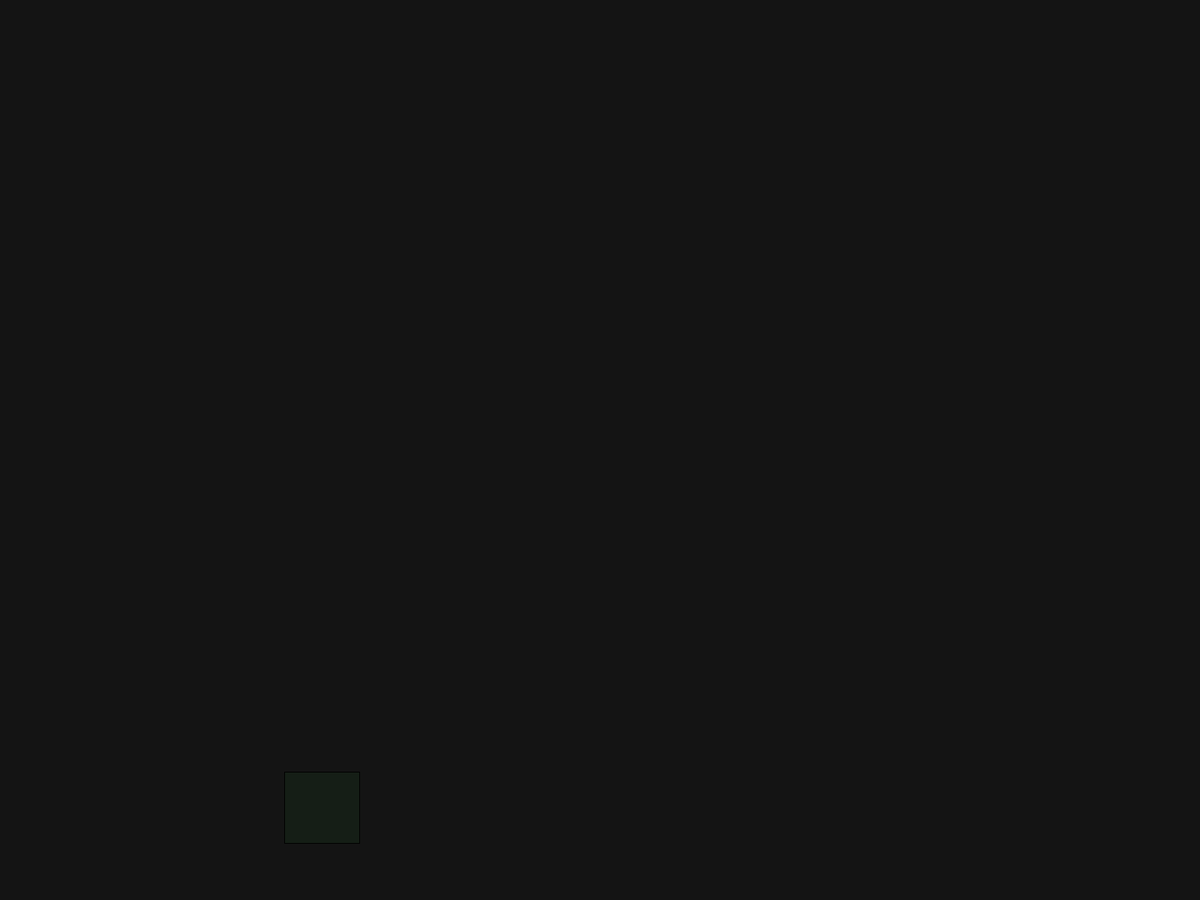
Frame 1 (no input)
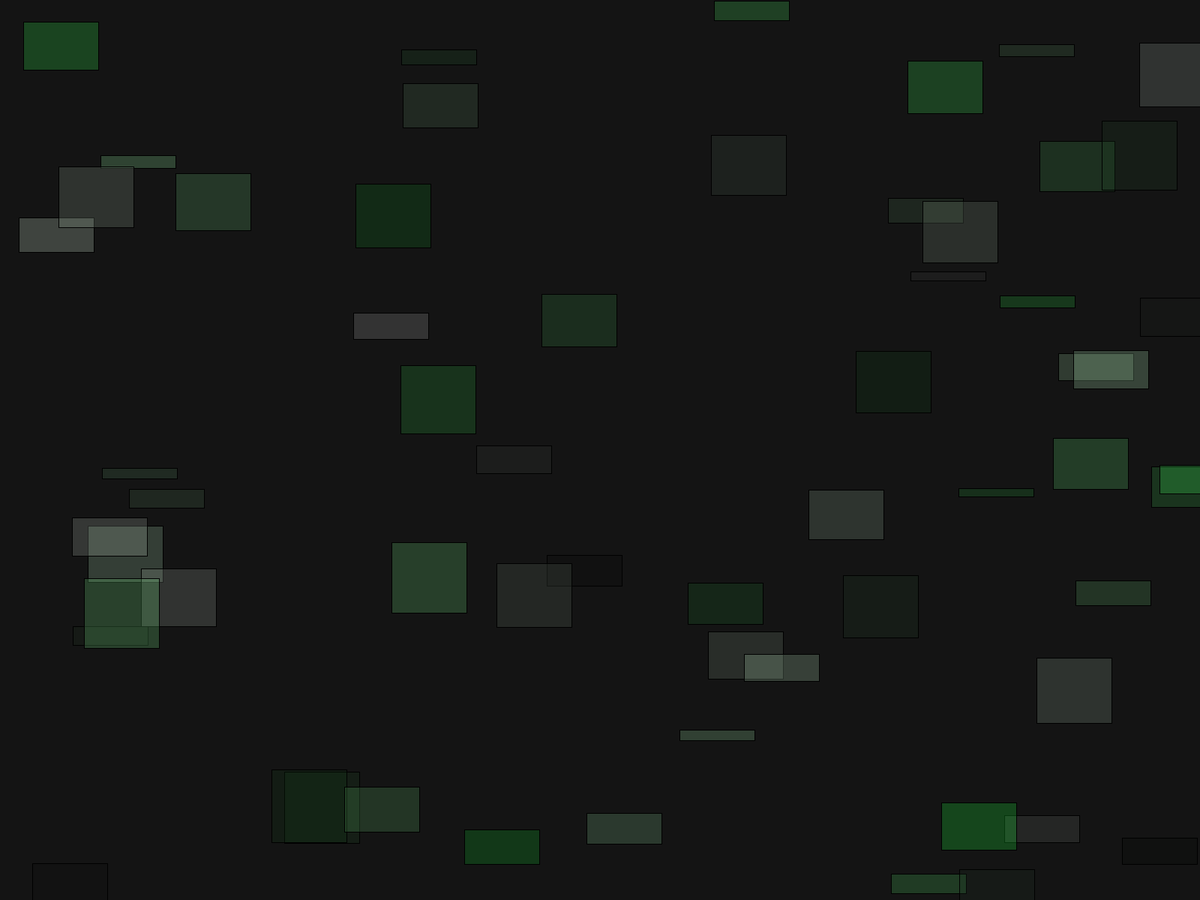
Frame 60 (the mouse pressed at the canvas centre just before this capture)
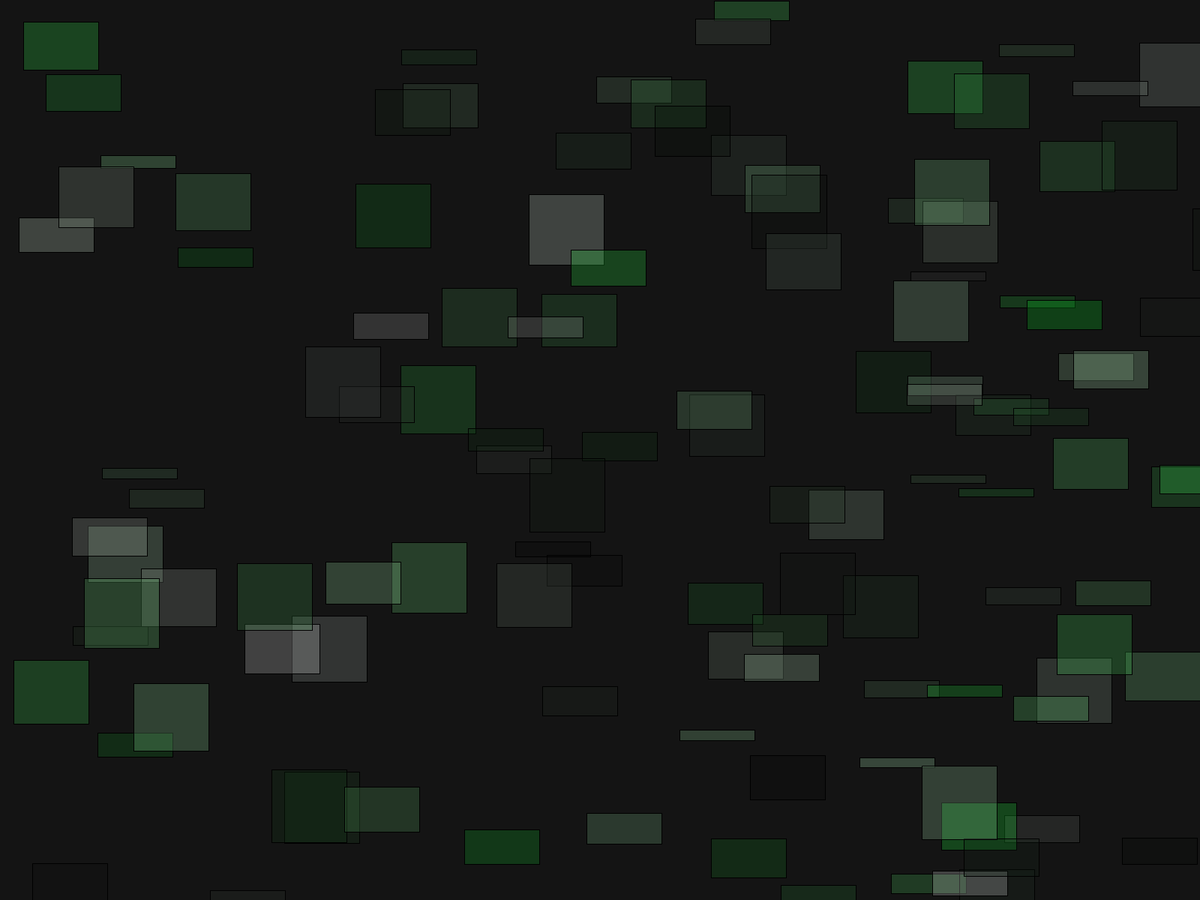
Frame 120 (the mouse held since frame 60 and released just before this capture)

The Processing sketch that drew these frames (run headless with seeded random() and noise(); from frame 60 on, the mouse is pressed at the canvas centre):

// Processing sketch: exo_4
// ── exo_4.pde
void setup() {
fullScreen();
background(20, 20, 20);
colorMode(HSB,360,100,100,255);
}
void draw() {
float teinte=129;
float sat=random(0,100);
float lum=random(0,100);
float alpha = 55;
stroke(0, 0, 0);
fill(teinte, sat, lum,alpha);
float largeurRect=100;
float hauteurRect=random(10, 100);
float xRect=random(0,width);
float yRect=random(0,height);
rect(xRect, yRect, largeurRect, hauteurRect);
frameRate(4);
save("tp0_result.png");
}
